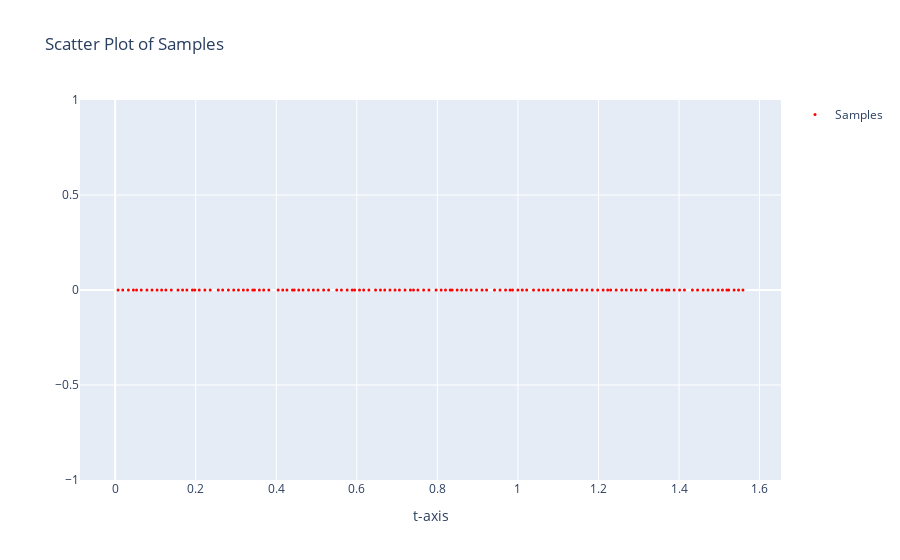

Notebook code for this chart:
### Markdown cell above
## Time sampling

### Code cell
time = LineShape(
    seed=SEED,
    n=T_SAMPLE,
    start_point=0,
    end_point=np.pi/2,
    cross_sample_generate=1,
    even_sample=True
)
time_sample = time.get()

time.plot(3)
